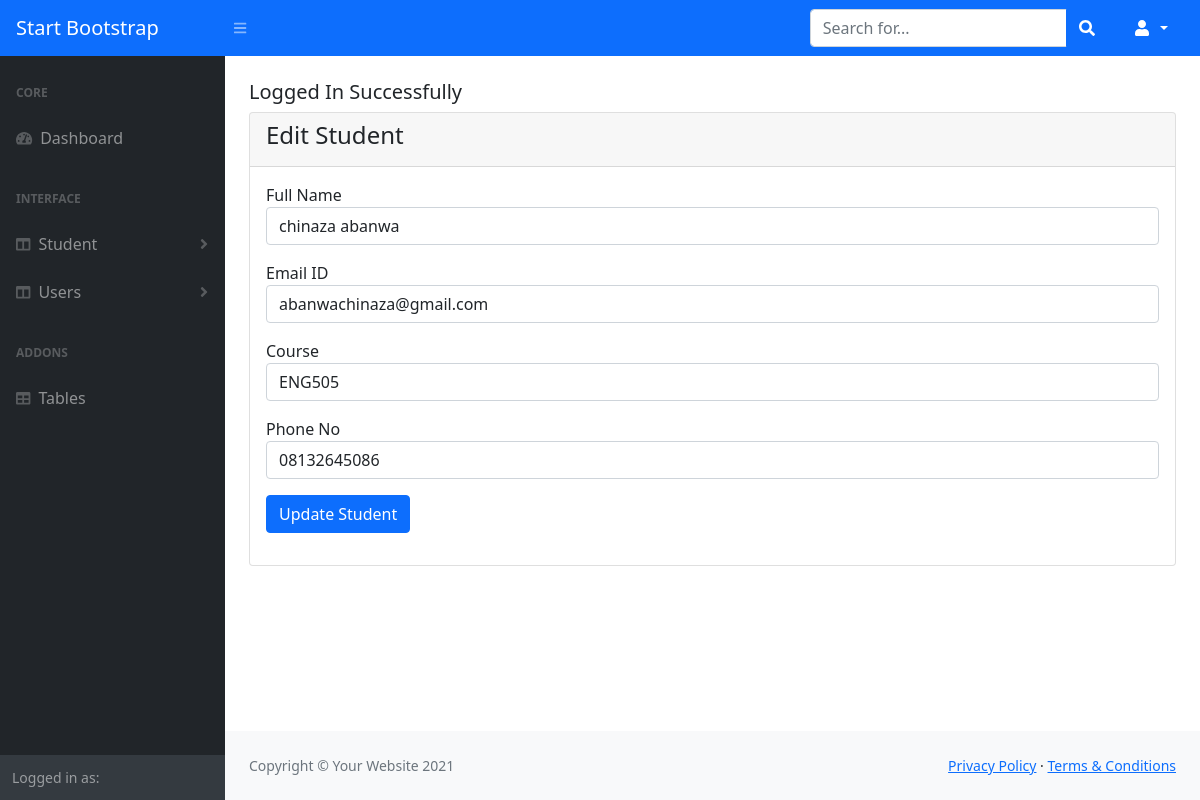
The page /admin/edit_student.php?id=2 (signed in) on the database its author committed.
### tables this page shows
CREATE TABLE `students` (
  `id` int(11) NOT NULL,
  `fullname` varchar(191) NOT NULL,
  `email` varchar(191) NOT NULL,
  `course` varchar(191) NOT NULL,
  `phone` varchar(20) NOT NULL
);

### config/databaseConnection.php (called while the page is built, shortened)
<?php
class DatabaseConnection {
	public function __construct(){
		$conn = new mysqli(DB_HOST,DB_USER,DB_PASSWORD,DB_DATABASE);
		return $this->conn = $conn;
	}
}
  ?>

### admin/controllers/studentController.php (called while the page is built, shortened)
<?php
class StudentController {
	public function __construct(){
		$db = new DatabaseConnection;
		$this->conn = $db->conn;
	}
	public function edit($id){
		$student_id = validateInput($this->conn, $id);
		$studentQuery = "SELECT * FROM students WHERE id = '$student_id' LIMIT 1";
		$result = $this->conn->query($studentQuery) or die($this->conn->error);
		if ($result->num_rows == 1){
			$data = $result->fetch_assoc();
			return $data;
		} else {
			return false;
		}
	}
}
?>

### controllers/authenticationController.php (called while the page is built, shortened)
<?php
class AuthenticationController {
	public function __construct(){
		$db = new DatabaseConnection;
	}
}
?>

### config/app.php (called while the page is built, shortened)
<?php
include_once("databaseConnection.php");
function validateInput($dbcon, $input){
	return mysqli_real_escape_string($dbcon, $input);
}
?>

### admin/edit_student.php (the view, shortened to what this page needs)
<?php
include("../config/app.php");
include_once("../controllers/authenticationController.php");
include_once("controllers/studentController.php");
include("includes/header.php");
?>
<div class="container-fluid px-4">
    <div class="row mt-4">
    	<div class="col-md-12">
    		<?php include("../message.php"); ?>
    		<div class="card">
    			<div class="card-header">
    				<h4>Edit Student</h4>
    			</div>
    			<div class="card-body">
    				<?php
    				if (isset($_GET["id"])){
    					$student_id = validateInput($db->conn, $_GET["id"]);
    					$student = new StudentController;
    					$result = $student->edit($student_id);
    					if ($result){
    							?>
    				<form action="code/student_code.php" method="POST">
    					<div class="mb-3">
    						<label for="full-name">Full Name</label>
    						<input type="text" name="fullname" class="form-control" value="<?= $result["fullname"]; ?>" required>
    					</div>
    					<div class="mb-3">
    						<label for="full-name">Email ID</label>
    						<input type="email" name="email" class="form-control" value="<?= $result["email"]; ?>" required>
    					</div>
    					<div class="mb-3">
    						<label for="full-name">Course</label>
    						<input type="text" name="course" class="form-control" value="<?= $result["course"]; ?>" required>
    					</div>
    					<div class="mb-3">
    						<label for="full-name">Phone No</label>
    						<input type="text" name="phone" class="form-control" value="<?= $result["phone"]; ?>" required>
    					</div>
    					<div class="mb-3">
    						<button type="submit" name="update_student" class="btn btn-primary">Update Student</button>
    					</div>
    				</form>
    							<?php
    					} else {
    						echo "<h4>No Record Found</h4>";
    					}
    				} else {
    					echo "<h4>Something went wrong</h4>";
    				}
    				?>
    			</div>
    		</div>
    	</div>
    </div>
    </div>
<?php
include("includes/footer.php");
include("includes/scripts.php");
?>

### rows shown on the page
students: fullname "chinaza abanwa", email "abanwachinaza@gmail.com", course "ENG505", phone "08132645086"

### other values the page prints
$_SESSION["message"] "Logged In Successfully"
